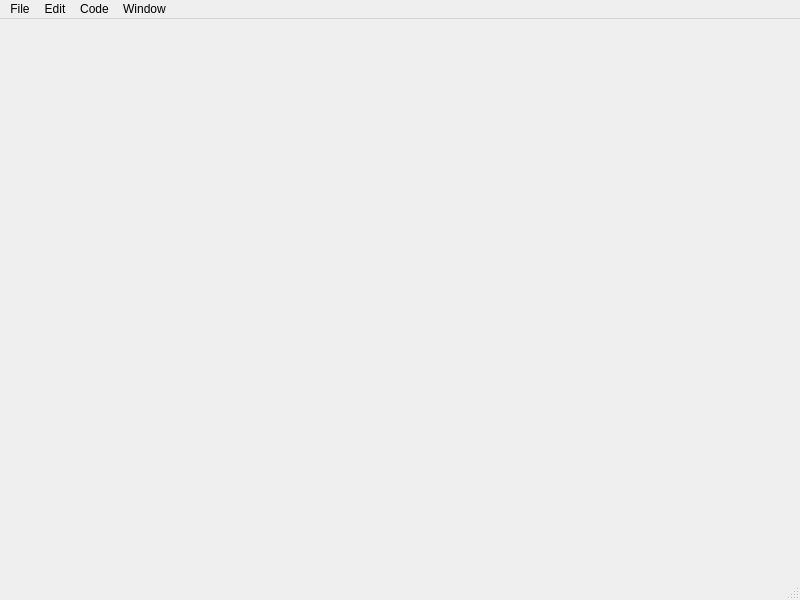
<?xml version="1.0" encoding="UTF-8"?>
<ui version="4.0">
 <class>MainWindow</class>
 <widget class="QMainWindow" name="MainWindow">
  <property name="geometry">
   <rect>
    <x>0</x>
    <y>0</y>
    <width>800</width>
    <height>600</height>
   </rect>
  </property>
  <property name="windowTitle">
   <string>MainWindow</string>
  </property>
  <widget class="QWidget" name="centralwidget"/>
  <widget class="QMenuBar" name="menubar">
   <property name="geometry">
    <rect>
     <x>0</x>
     <y>0</y>
     <width>800</width>
     <height>21</height>
    </rect>
   </property>
   <widget class="QMenu" name="menuFile">
    <property name="title">
     <string>File</string>
    </property>
    <addaction name="actionNew"/>
    <addaction name="actionOpen"/>
    <addaction name="actionSave"/>
    <addaction name="actionSave_As"/>
    <addaction name="actionExit"/>
   </widget>
   <widget class="QMenu" name="menuEdit">
    <property name="title">
     <string>Edit</string>
    </property>
    <widget class="QMenu" name="menuCopy_as_PNG">
     <property name="title">
      <string>Copy as...</string>
     </property>
     <addaction name="actionPNG"/>
     <addaction name="actionSVG_Image"/>
     <addaction name="actionUnicode"/>
    </widget>
    <addaction name="actionUndo"/>
    <addaction name="actionRedo"/>
    <addaction name="actionCut"/>
    <addaction name="actionCopy"/>
    <addaction name="menuCopy_as_PNG"/>
    <addaction name="actionPaste"/>
    <addaction name="actionDelete"/>
    <addaction name="actionSelect_all"/>
    <addaction name="actionFind_Replace"/>
   </widget>
   <widget class="QMenu" name="menuCode">
    <property name="title">
     <string>Code</string>
    </property>
    <addaction name="actionRun"/>
    <addaction name="actionStop"/>
   </widget>
   <widget class="QMenu" name="menuWindow">
    <property name="title">
     <string>Window</string>
    </property>
    <addaction name="actionZoom_in"/>
    <addaction name="actionZoom_out"/>
    <addaction name="actionReset_zoom"/>
    <addaction name="actionShow_line_numbers"/>
   </widget>
   <addaction name="menuFile"/>
   <addaction name="menuEdit"/>
   <addaction name="menuCode"/>
   <addaction name="menuWindow"/>
  </widget>
  <widget class="QStatusBar" name="statusbar"/>
  <action name="actionNew">
   <property name="text">
    <string>New</string>
   </property>
   <property name="shortcut">
    <string>Ctrl+N</string>
   </property>
  </action>
  <action name="actionOpen">
   <property name="text">
    <string>Open</string>
   </property>
   <property name="shortcut">
    <string>Ctrl+O</string>
   </property>
  </action>
  <action name="actionSave">
   <property name="text">
    <string>Save</string>
   </property>
   <property name="shortcut">
    <string>Ctrl+S</string>
   </property>
  </action>
  <action name="actionSave_As">
   <property name="text">
    <string>Save As</string>
   </property>
  </action>
  <action name="actionExit">
   <property name="text">
    <string>Exit</string>
   </property>
   <property name="shortcut">
    <string>Ctrl+Q</string>
   </property>
  </action>
  <action name="actionFind_Replace">
   <property name="text">
    <string>Find / Replace</string>
   </property>
   <property name="shortcut">
    <string>Ctrl+F</string>
   </property>
  </action>
  <action name="actionUndo">
   <property name="text">
    <string>Undo</string>
   </property>
   <property name="shortcut">
    <string>Ctrl+Z</string>
   </property>
  </action>
  <action name="actionRedo">
   <property name="text">
    <string>Redo</string>
   </property>
   <property name="shortcut">
    <string>Ctrl+Y</string>
   </property>
  </action>
  <action name="actionCut">
   <property name="text">
    <string>Cut</string>
   </property>
   <property name="shortcut">
    <string>Ctrl+X</string>
   </property>
  </action>
  <action name="actionCopy">
   <property name="text">
    <string>Copy</string>
   </property>
   <property name="shortcut">
    <string>Ctrl+C</string>
   </property>
  </action>
  <action name="actionPaste">
   <property name="text">
    <string>Paste</string>
   </property>
   <property name="shortcut">
    <string>Ctrl+V</string>
   </property>
  </action>
  <action name="actionDelete">
   <property name="text">
    <string>Delete</string>
   </property>
  </action>
  <action name="actionSelect_all">
   <property name="text">
    <string>Select all</string>
   </property>
   <property name="shortcut">
    <string>Ctrl+A</string>
   </property>
  </action>
  <action name="actionRun">
   <property name="text">
    <string>Run</string>
   </property>
   <property name="shortcut">
    <string>Ctrl+R</string>
   </property>
  </action>
  <action name="actionZoom_in">
   <property name="text">
    <string>Zoom in</string>
   </property>
  </action>
  <action name="actionZoom_out">
   <property name="text">
    <string>Zoom out</string>
   </property>
  </action>
  <action name="actionReset_zoom">
   <property name="text">
    <string>Reset zoom</string>
   </property>
  </action>
  <action name="actionShow_line_numbers">
   <property name="checkable">
    <bool>true</bool>
   </property>
   <property name="checked">
    <bool>true</bool>
   </property>
   <property name="text">
    <string>Show line numbers</string>
   </property>
  </action>
  <action name="actionStop">
   <property name="text">
    <string>Stop</string>
   </property>
  </action>
  <action name="actionPNG">
   <property name="text">
    <string>PNG Image</string>
   </property>
  </action>
  <action name="actionSVG_Image">
   <property name="text">
    <string>SVG Image</string>
   </property>
  </action>
  <action name="actionTeX">
   <property name="text">
    <string>LaTeX</string>
   </property>
   <property name="toolTip">
    <string>LaTeX</string>
   </property>
   <property name="shortcut">
    <string>Ctrl+L</string>
   </property>
  </action>
  <action name="actionUnicode">
   <property name="text">
    <string>Unicode</string>
   </property>
   <property name="shortcut">
    <string>Ctrl+U</string>
   </property>
  </action>
 </widget>
 <resources/>
 <connections/>
</ui>
